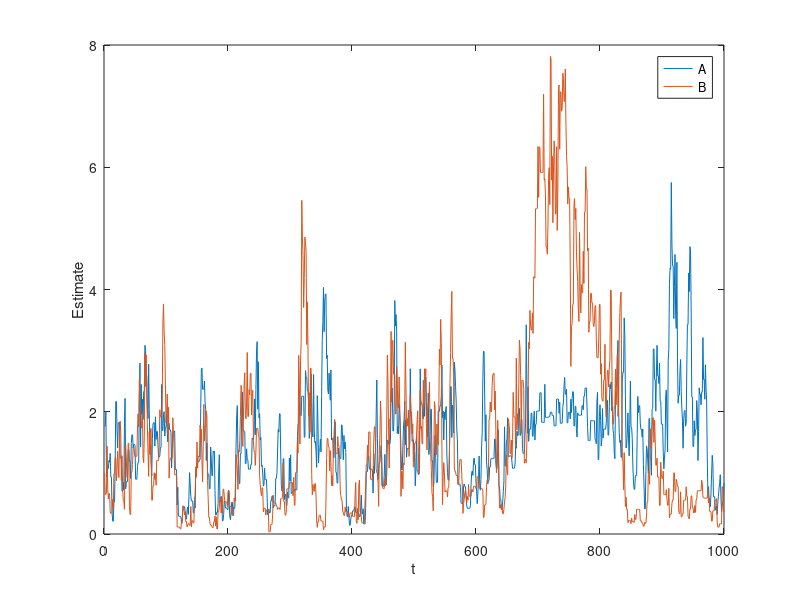

This figure's MATLAB source: (Note: this script raises an error after producing the figure.)
%% Chapter 3. Use Metropolis-Hastings procedure to estimate parameters in Weibull example 

%% Load data
clear all;
y=2;

%% Model parameters
lambda_A = 1; % hyperparameter in exponential prior on A 
lambda_B = 1; % hyperparameter in exponential prior on B 

%% Initialize the Metropolis-Hastings sampler
T      = 1000; % Maximum number of iterations
burnin = 50; % burnin period
thin   = 5;  % thinning parameter

A   = 1;   % Some starting value for A in our sampler
B   = 1; % Some starting value for A in our sampler

tau_A = 5; % Set precision of Gamma proposal density for A
tau_B = 5; % Set precision of Gamma proposal density for B

state  = zeros( 2 , T ); % Storage space for our samples
accept = zeros( 2 , T ); % Storage space for accept/reject decisions

nreps = 100; % Number of repeated sampling steps for calculating posterior predictive
seed=1; rand( 'state' , seed ); randn('state',seed ); % set the random seed

%% Visualization
ymin = 0;
ymax = 10;
nbins_y = 50;
nbins_ypred = 50;

%% Start sampling
for t=1:T  
    % ---------------------------------------------
    %  Sample new A value
    % ---------------------------------------------
    
    % Propose a new value from a Gamma proposal density
    old_A = A;
    new_A = gamrnd( old_A * tau_A , 1 / tau_A );       
     
    %Calcolo il rapporto 
    %     t-1    *          *      t
    % q( a    | a  ) /  q( a    | a  ) 
    p_newA_given_oldA = gampdf( new_A  , old_A*tau_A  , 1/tau_A );
    p_oldA_given_newA = gampdf( old_A  , new_A*tau_A  , 1/tau_A ); 
    proposal_ratio = p_oldA_given_newA / p_newA_given_oldA;
    
    %Calcolo il rapporto 
    %     *      t-1          t-1    t-1
    % p( a    , b    ) /  p( a    | b    ) 
    %
    % rapporto delle Likelihood * rapporto dei prior
    ratios2 = wblpdf( y, new_A, B) ./ wblpdf( y, old_A, B);
    likelihood_ratio = prod( ratios2 );
    
    %Calcolo il Rapporto dei prodotti delle prior
    %nb:
    % è indipendente dai campioni y
    % la componente p(b) scompare poichè appare sia al nume che al denum
    prior_ratio = exppdf( new_A , lambda_A ) / exppdf( old_A , lambda_A );
    
    posterior=likelihood_ratio * prior_ratio ;
           
    % Accept or reject dalla POSTERIOR
    alpha = min( [ 1 proposal_ratio * posterior ] );   
    u = rand; % Draw a uniform deviate from [ 0 1 ]  
    if u < alpha % Do we accept this proposal?
        A = new_A; % If so, proposal becomes new state for param A
        accept( 1,t ) = 1;
    end
    
    % ---------------------------------------------
    %  Sample new B value
    % ---------------------------------------------
    
    % Propose a new value from a Gamma proposal density
    old_B = B;
    new_B = gamrnd( old_B * tau_B , 1 / tau_B );       
    
    %Calcolo il rapporto 
    %     t-1    *          *      t
    % q( a    | a  ) /  q( a    | a  )    
    p_newB_given_oldB = gampdf( new_B  , old_B*tau_B  , 1/tau_B );
    p_oldB_given_newB = gampdf( old_B  , new_B*tau_B  , 1/tau_B ); 
    proposal_ratio = p_oldB_given_newB / p_newB_given_oldB;
    
    %Calcolo il Rapporto dei prodotti delle prior
    %nb:
    % è indipendente dai campioni y
    % la componente p(a) scompare poichè appare sia al nume che al denum
    prior_ratio = exppdf( new_B , lambda_B ) / exppdf( old_B , lambda_B );
    %Calcolo il rapporto 
    %     *      t-1          t-1    t-1
    % p( a    , b    ) /  p( a    | b    ) 
    ratios2 = wblpdf( y, A, new_B) ./ wblpdf( y, A, old_B);
    likelihood_ratio = prod( ratios2 );
    posterior=likelihood_ratio* prior_ratio;
           
    % Accept or reject?
    alpha = min( [ 1 proposal_ratio * posterior ] );   
    u = rand; % Draw a uniform deviate from [ 0 1 ]  
    if u < alpha % Do we accept this proposal?
        B = new_B; % If so, proposal becomes new state for param B
        accept( 2,t ) = 1;
    end
    
    % Copy current state into storage
    state( 1 , t ) = A;
    state( 2 , t ) = B;
end

%% Which samples do we take for further analysis?
samples = state( : , burnin:thin:T );

%% Acceptance ratio?
fprintf( 'Acceptance ratio for A = %3.3f\n' , mean( accept(1,:)));
fprintf( 'Acceptance ratio for B = %3.3f\n' , mean( accept(2,:)));

%% Calculate posterior predictive using the samples of A and B
posterior_pred_samples = [];
for reps = 1:nreps
   posterior_pred_samples = [ posterior_pred_samples wblrnd( samples(1,:) , samples(2,:) ) ];
end

%% Report means
fprintf( 'Mean A: %3.3f\n' , mean( samples(1,:)));
fprintf( 'Mean B: %3.3f\n' , mean( samples(2,:)));

%% Display state across all iterations
figure( 1 ); clf;
plot( 1:T , state );
xlabel( 't' ); ylabel( 'Estimate' );
legend( { 'A' , 'B' } );

%% Display scatter plot of the samples we have taken
figure( 2 ); clf;
scatterhist( samples(1,:) , samples(2,:) ); % if you have the statistics toolbox
%plot( samples(1,:) , samples(2,:) , 'kx' ); % use this otherwise
xlabel( 'A' );
ylabel( 'B' );

%% Display histogram of the data and overlay posterior predictive
figure( 3 ); clf;
ybins = linspace( ymin , ymax , nbins_y );
counts = hist( y , ybins );
bar( ybins , counts/sum(counts) , 'k' ); hold on;

%Disegno la distribuzione predetta
ybinspred = linspace( ymin , ymax , nbins_ypred );
counts = hist( posterior_pred_samples , ybinspred );
plot( ybinspred , counts/sum(counts) , 'r-' , 'LineWidth' , 2); hold on;

xlim( [ ymin ymax*0.9 ] );
xlabel( 'y' ); ylabel( 'p(y)' );
legend( { 'Data' , 'Model' } );

%Disegno la Distibuzione originale
x=linspace( ymin , ymax , 100 );
plot(x , wblpdf(x,3,2) , 'g-' , 'LineWidth' , 2); hold on;

%Stimo a Massima Verosimiglianza attraverso la funzione built in matlab
Ml_params=wblfit(y)
fprintf( 'Stima ML di A: %3.3f\n' , Ml_params(1));
fprintf( 'Stima ML di B: %3.3f\n' , Ml_params(2));
